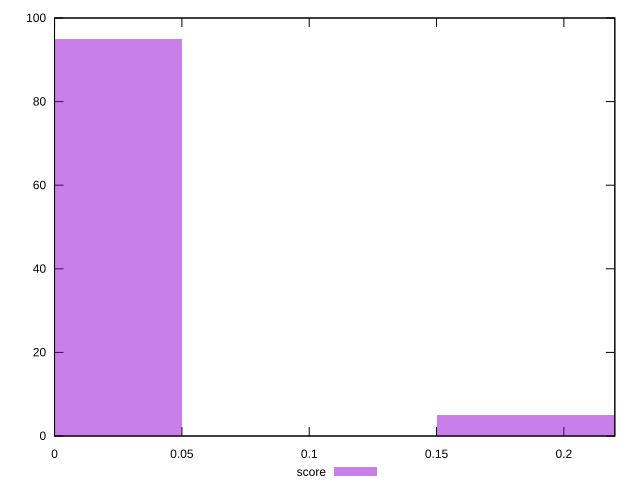

The gnuplot source for this figure:
reset

$score <<EOF
0 95
0.2 5
EOF

set key outside below
set boxwidth 0.1
set xrange [0:0.22]
set yrange [0:100]
set trange [0:100]
set style fill transparent solid 0.5 noborder
set terminal svg size 640, 490 enhanced background rgb 'white'
set output "reprap/unused-javascript/samples/pages+cached+noexternal+nomedia+nocss+nojs/score/histogram.svg"

plot $score title "score" with boxes

reset
